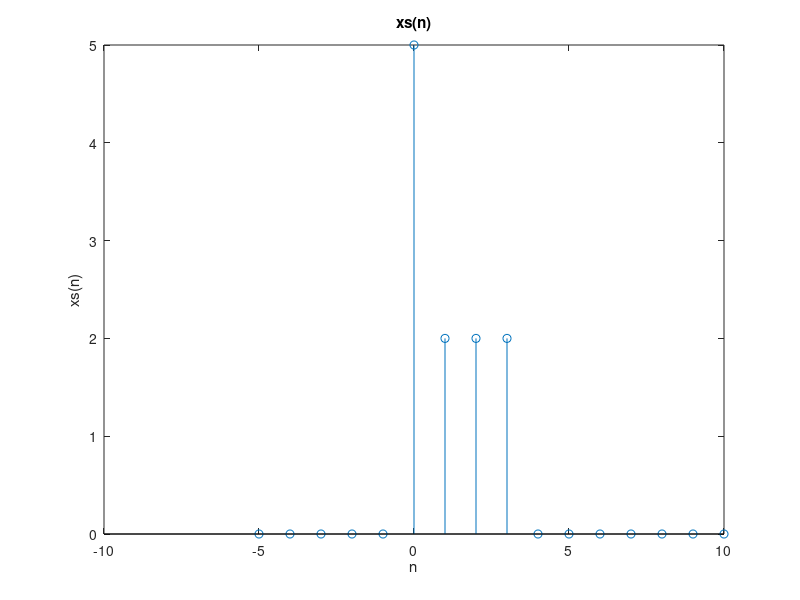
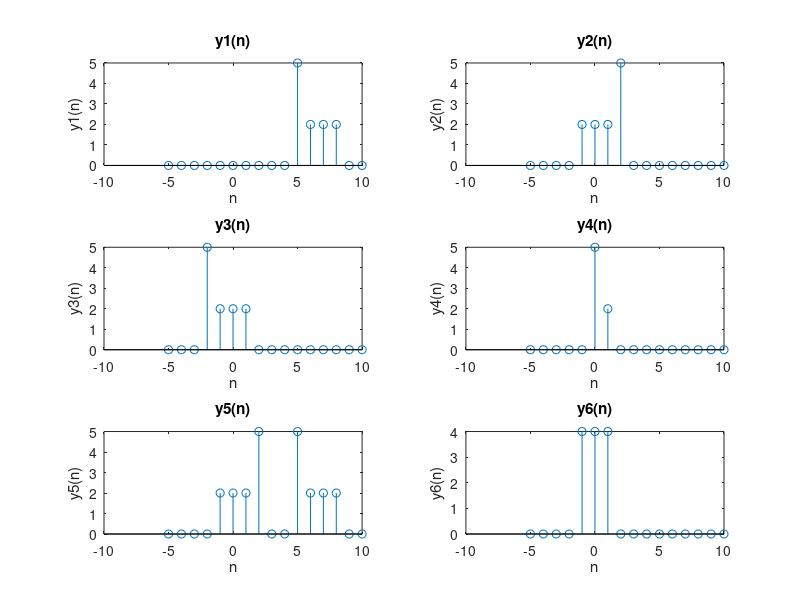

Here is the MATLAB script that generated these plots, in order:
%2010952054 - Jimmy Nelson
%2110952028 - Mutiara Ali
%2110952001 - Muhammad Reval
%2110953005 - Muhammad Zaky Kurnia


% Nilai X
x1 = 5;
x2 = 2;
x3 = 2;
x4 = 2;

% Range Waktu
n = -5:10

% X array
x = [x1, x2, x3, x4];

% buat vektor zeros
[xs, y1, y2, y3, y4, y5] = deal(zeros(size(n)));

% Nomor 1 Kode
for i = 1:length(n)
    index = n(i) + 1; % Shift the index to start from 0
    if index >= 1 && index <= length(x)
        xs(i) = x(index);
    end
end

% Nomor 2 Kode
for i = 1:length(n)
    index = n(i) + 1 - x(1); % Shift the index to start from 0
    if index >= 1 && index <= length(x)
        y1(i) = x(index);
    end
end

% Nomor 3 Kode
for i = 1:length(n)
    index = x(2) + 1 - n(i); % Shift the index to start from 0
    if index >= 1 && index <= length(x)
        y2(i) = x(index);
    end
end

% Nomor 4 Kode
for i = 1:length(n)
    index = n(i) + 1 + x(3); % Shift the index to start from 0
    if index >= 1 && index <= length(x)
        y3(i) = x(index);
    end
end

% Nomor 5 Kode
for i = 1:length(n)
    a = x(2);
    index = a * n(i) + 1; % Shift the index to start from 0
    if index >= 1 && index <= length(x)
        y4(i) = x(index);
    end
end

% Nomor 6 Kode
y5 = y1 + y2;

% Nomor  Kode
y6 = y3 .* y5;

% Display the result
disp(xs);
disp(y1);
disp(y2);
disp(y3);
disp(y4);
disp(y5);
disp(y6);

% Plot hasil
figure;
stem(n, xs)
title('xs(n)')
xlabel('n')
ylabel('xs(n)')

figure;
subplot(3, 2, 1)
stem(n, y1)
title('y1(n)')
xlabel('n')
ylabel('y1(n)')

subplot(3, 2, 2)
stem(n, y2)
title('y2(n)')
xlabel('n')
ylabel('y2(n)')

subplot(3, 2, 3)
stem(n, y3)
title('y3(n)')
xlabel('n')
ylabel('y3(n)')

subplot(3, 2, 4)
stem(n, y4)
title('y4(n)')
xlabel('n')
ylabel('y4(n)')

subplot(3, 2, 5)
stem(n, y5)
title('y5(n)')
xlabel('n')
ylabel('y5(n)')

subplot(3, 2, 6)
stem(n, y6)
title('y6(n)')
xlabel('n')
ylabel('y6(n)')







